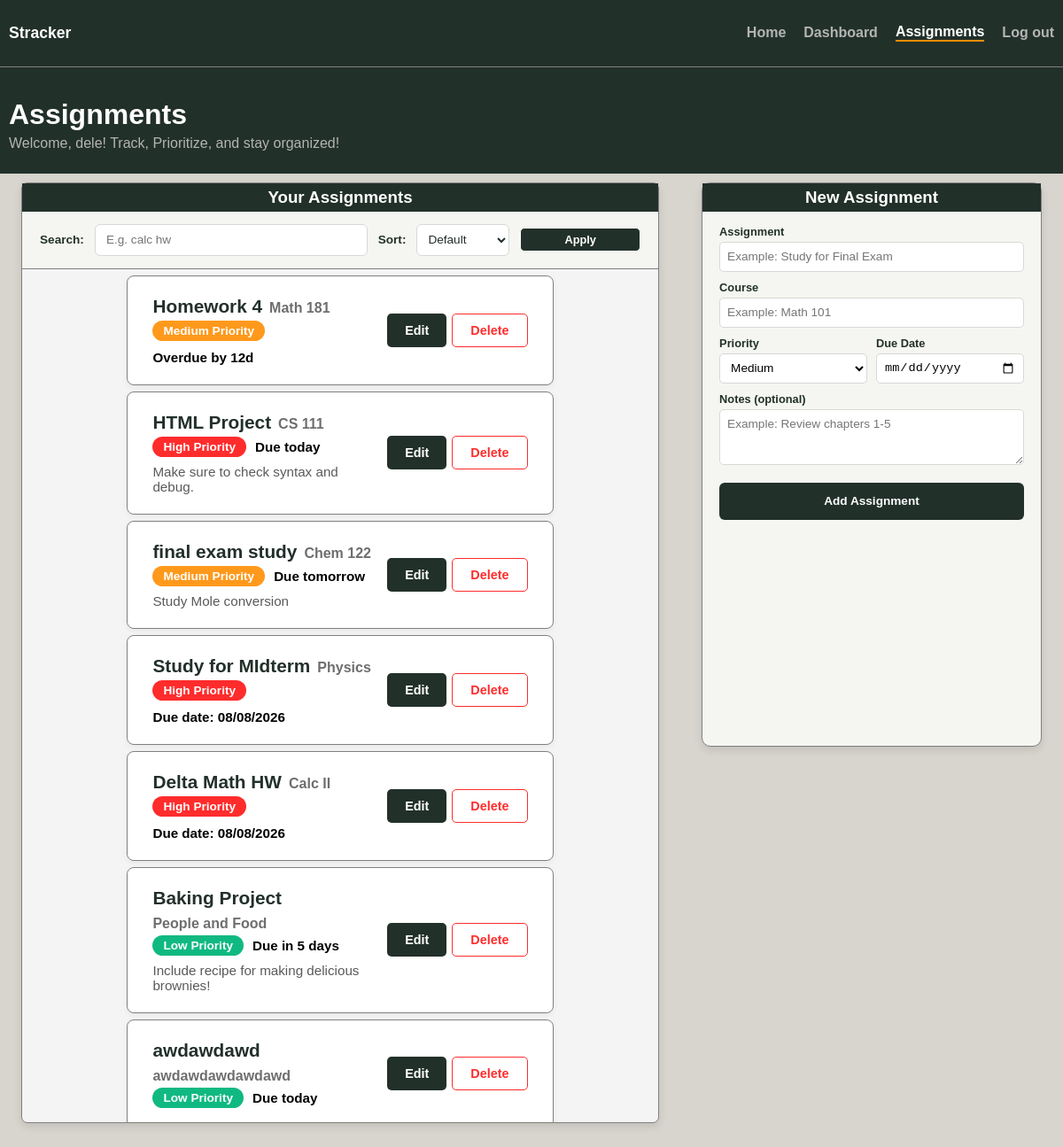
Screenshot of /assignments (signed in) with the database file from the repository.
### app/models.py (models this page shows, shortened)
class User(db.Model, UserMixin):
    id = db.Column(db.Integer, primary_key=True)
    email = db.Column(db.String(150), unique=True)
    username = db.Column(db.String(150), unique=True)
    password = db.Column(db.String(1000))
    assignments = db.relationship("Assignment")

class Assignment(db.Model):
    id = db.Column(db.Integer, primary_key=True)
    name = db.Column(db.String(150))
    course = db.Column(db.String(150))
    priority = db.Column(db.String(10))
    due_date = db.Column(db.Date)
    notes = db.Column(db.String(1000))
    completion_status = db.Column(db.Boolean, default=False)
    student = db.Column(db.Integer, db.ForeignKey('user.id'))
    def days_until_due(self):
        try:
            return (self.due_date - date.today()).days
        except ValueError:
            return 9999
    def due_label(self):
        days = self.days_until_due()
        if self.completion_status:
            return "Completed"
        elif days < -1:
            return f"Overdue by {abs(days)}d"
        elif days == -1:
            return f"Due yesterday"
        elif days == 0:
            return "Due today"
        elif days == 1:
            return "Due tomorrow"
        elif 1 < days <= 6:
            return f"Due in {days} days"
        elif days ==7:
            return "Due in 1 week"
        else:
            return f"Due date: {self.due_date.strftime('%m/%d/%Y')}"

### app/dashboard/routes.py (the view, shortened to what this page needs)
@views.route("/assignments", methods = ["GET", "POST"])
@login_required
def assignments():
    search_query = request.args.get("search", "").strip()
    sort_by = request.args.get("sorting-method", "Default")
    query = Assignment.query.filter_by(student=current_user.id)
    if search_query:
        query = query.filter(Assignment.name.ilike(f"%{search_query}%"))
    if sort_by == "Due Date":
        query = query.order_by(Assignment.due_date)
    elif sort_by == "Name":
        query = query.order_by(Assignment.name)
    elif sort_by == "Course":
        query = query.order_by(Assignment.course)
    elif sort_by == "Completed":
        query = query.filter(Assignment.completion_status.is_(True))
    elif sort_by == "Incomplete":
        query = query.filter(Assignment.completion_status.is_(False))
    assignments = query.all()
    return render_template("assignments.html", user=current_user, assignments = assignments)

### app/__init__.py (called while the page is built)
def create_app():
    app = Flask(__name__)
    app.config['SECRET_KEY'] = os.environ.get("SECRET_KEY")
    app.config['SQLALCHEMY_DATABASE_URI'] = DATABASE_URL or 'sqlite:///database.db'
    db.init_app(app)
    from app.auth.routes import auth
    from app.dashboard.routes import views
    app.register_blueprint(auth, url_prefix="/auth")
    app.register_blueprint(views, url_prefix="/")
    from .models import User, Assignment
    login_manager = LoginManager()
    login_manager.login_view = "auth.login"
    login_manager.init_app(app)
    @login_manager.user_loader
    def load_user(id):
        return User.query.get(int(id))
    if not path.exists('app/' + "database.db"):
        with app.app_context():
            db.create_all()
        print('Created Database!')
    return app

### app/templates/assignments.html (shortened to what this page needs)
{% extends "index.html" %}
{% block content %}
    <nav class="navbar">
        <span id="stracker">Stracker</span>
        {% if user.is_authenticated %}
        <a class = "navigation-link" href="/">Home</a>
        <a class = "navigation-link" href="/dashboard">Dashboard</a>
        <a class = "navigation-link current" href="/assignments">Assignments</a>
        <a class = "navigation-link" href="/auth/logout">Log out</a>
        {% else %}
        <a class = "navigation-link" href="/">Home</a>
        <a class = "navigation-link" href="/auth/login">Login</a>
        <a class = "navigation-link" href="/auth/sign-up">Sign-Up</a>
        {% endif %}
    </nav>
    <header>
        <h1>Assignments</h1>
        <p>Welcome, {{ user.username }}! Track, Prioritize, and stay organized!</p>
    </header>
    <div class="parent-assignment-container">
        <div class="assignments-container box-shadow">
            <h3 class="center container-header">Your Assignments</h3>
            <form id="assignments-taskbar" method="GET">
                <label for="search">Search: </label>
                <input type="text" id="search" name="search" placeholder="E.g. calc hw" value="{{ request.args.get('search', '') }}">
                <label for="sorting-method">Sort: </label>
                <select id="sorting-method" name="sorting-method">
                    <option value="Default" {% if request.args.get('sorting-method', 'Default') == 'Default' %}selected{% endif %}>Default</option>
                </select>
                <button type="submit" id="submit-sort">Apply</button>
            </form>
            <div class="assignments-list">
                <ul id="assignments">
                {% for assignment in assignments %}
                    <li class="assignment priority-{{ assignment.priority|lower }}">
                        <div class="assignment-main">
                            <div class="assignment-header">
                                <span class="assignment-name">{{ assignment.name }}</span>
                                <span class="assignment-course">{{ assignment.course }}</span>
                            </div>
                            <div class="assignment-meta">
                                <span class="priority-badge priority-{{ assignment.priority|lower }}">{{ assignment.priority }} Priority</span>
                                <span class="assignment-due">{{ assignment.due_label() }}</span>
                            </div>
                            {% if assignment.notes %}
                            <p class="assignment-notes">{{ assignment.notes }}</p>
                            {% endif %}
                        </div>
                        <div class="assignment-actions">
                            <input type="button" class="btn btn-edit" value="Edit" onclick="window.location.href='/edit-assignment/{{ assignment.id }}'">
                            <form method="POST" action="/delete-assignment/{{ assignment.id }}" style="display: inline;">
                                <input type="submit" class="btn btn-delete" value="Delete">
                            </form>
                        </div>
                    </li>
                {% endfor %}
                </ul>
            </div>
        </div>
        <div id="new-assignment-container" class="box-shadow">
            <h3 class="center container-header">New Assignment</h3>
            <form method="POST" id="assignment-form">
                <div class="form-group">
                    <label for="name">Assignment</label>
                    <input type="text" class="assignment-input" name="name" id="name" placeholder="Example: Study for Final Exam" maxlength="30" required>
                </div>
                <div class="form-group">
                    <label for="course">Course</label>
                    <input type="text" class="assignment-input" name="course" id="course" placeholder="Example: Math 101" maxlength="30" required>
                </div>
                <div class="form-row">
                    <div class="form-group">
                        <label for="priority">Priority</label>
                        <select name="priority" class="assignment-input" id="priority" required>
                            <option value="Medium" selected>Medium</option>
                        </select>
                    </div>
                    <div class="form-group">
                        <label for="due_date">Due Date</label>
                        <input type="date" class="assignment-input" name="due_date" id="due_date" required>
                    </div>
                </div>
                <div class="form-group">
                    <label for="notes">Notes (optional)</label>
                    <textarea name="notes" id="notes" rows="3" maxlength="1000" placeholder="Example: Review chapters 1-5"></textarea>
                </div>
                <input id="add-assignment" type="submit" value="Add Assignment">
            </form>
        </div>
    </div>
{% endblock %}

### rows the page displays
User: username "dele"
Assignment: name "Homework 4", course "Math 181", priority "Medium", due_label "Overdue by 12d"
Assignment: name "HTML Project", course "CS 111", priority "High", due_label "Due today", notes "Make sure to check syntax and debug."
Assignment: name "final exam study", course "Chem 122", priority "Medium", due_label "Due tomorrow", notes "Study Mole conversion"
Assignment: name "Study for MIdterm", course "Physics", priority "High", due_label "Due date: 08/08/2026"
Assignment: name "Delta Math HW", course "Calc II", priority "High", due_label "Due date: 08/08/2026"
Assignment: name "Baking Project", course "People and Food", priority "Low", due_label "Due in 5 days", notes "Include recipe for making delicious brownies!"
Assignment: name "awdawdawd", course "awdawdawdawdawd", priority "Low", due_label "Due today"
